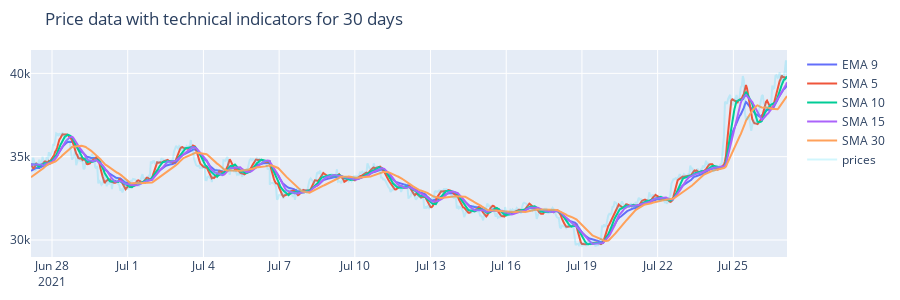

Write notebook code for a chart like this one.
### Code cell
indicators = indicators.iloc[-(24 * 30):, :]

fig = go.Figure()
fig.add_trace(go.Scatter(x=indicators.time, y=indicators.EMA_9, name='EMA 9'))
fig.add_trace(go.Scatter(x=indicators.time, y=indicators.SMA_5, name='SMA 5'))
fig.add_trace(go.Scatter(x=indicators.time, y=indicators.SMA_10, name='SMA 10'))
fig.add_trace(go.Scatter(x=indicators.time, y=indicators.SMA_15, name='SMA 15'))
fig.add_trace(go.Scatter(x=indicators.time, y=indicators.SMA_30, name='SMA 30'))
fig.add_trace(go.Scatter(x=indicators.time, y=indicators.prices, name='prices', opacity=0.2))

fig.update(layout_xaxis_rangeslider_visible=False)
fig.update_layout(margin=dict(l=10, r=10, t=50, b=10), 
                  width=900, height=300,
                  title='Price data with technical indicators for 30 days')

fig.show()

### Figure 1 — Plotly figure (JSON) as saved in the notebook; plotly's stock layout.template omitted (floating-point values rounded to 4 significant figures; data arrays with more than 128 entries replaced by an {"elided": "..."} marker saying what was removed)
{"data": [{"name": "EMA 9", "type": "scatter", "x": {"elided": "720 str values"}, "y": {"elided": "720 float values"}}, {"name": "SMA 5", "type": "scatter", "x": {"elided": "720 str values"}, "y": {"elided": "720 float values"}}, {"name": "SMA 10", "type": "scatter", "x": {"elided": "720 str values"}, "y": {"elided": "720 float values"}}, {"name": "SMA 15", "type": "scatter", "x": {"elided": "720 str values"}, "y": {"elided": "720 float values"}}, {"name": "SMA 30", "type": "scatter", "x": {"elided": "720 str values"}, "y": {"elided": "720 float values"}}, {"name": "prices", "opacity": 0.2, "type": "scatter", "x": {"elided": "720 str values"}, "y": {"elided": "720 float values"}}], "layout": {"height": 300, "margin": {"b": 10, "l": 10, "r": 10, "t": 50}, "title": {"text": "Price data with technical indicators for 30 days"}, "width": 900, "xaxis": {"rangeslider": {"visible": false}}}}
